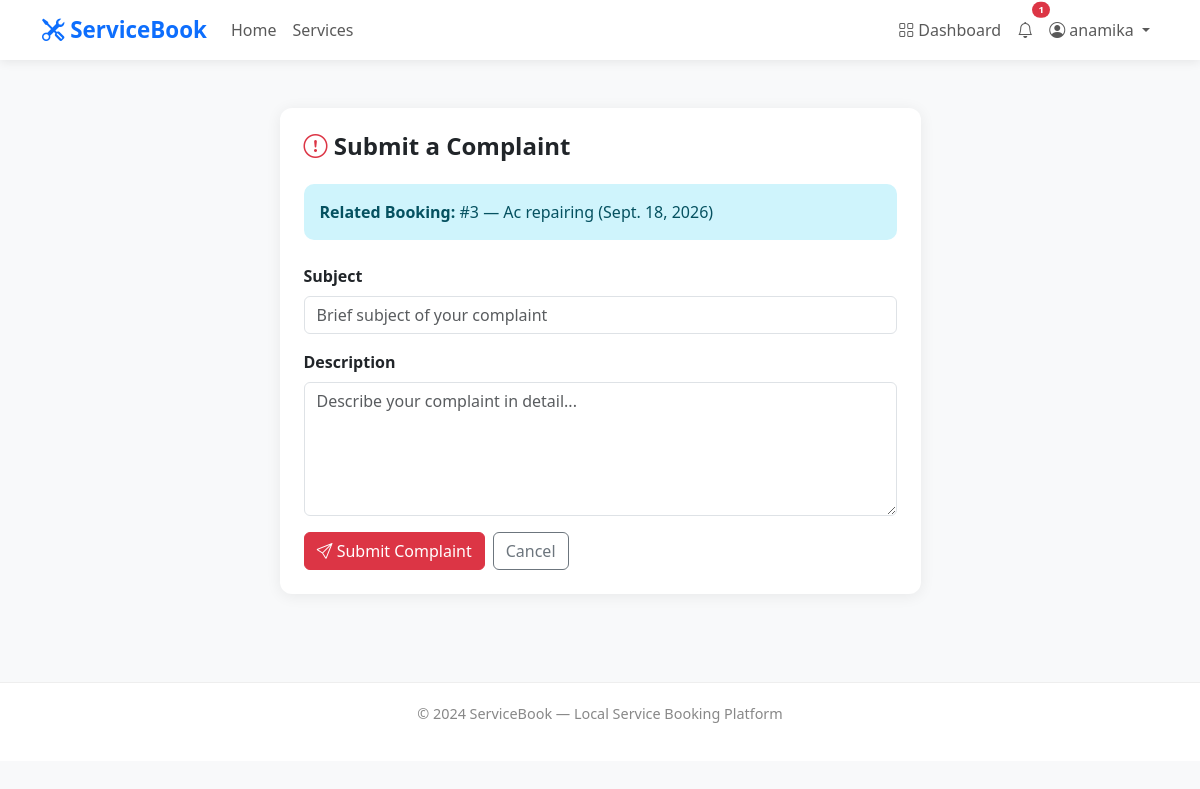
/complaints/submit/3/ (signed in), run on the app's committed database.
### accounts/models.py (models this page shows, shortened)
class User(AbstractUser):
    ROLE_CUSTOMER = 'customer'
    ROLE_PROVIDER = 'provider'
    ROLE_ADMIN = 'admin'
    ROLE_CHOICES = [
        (ROLE_CUSTOMER, 'Customer'),
        (ROLE_PROVIDER, 'Service Provider'),
        (ROLE_ADMIN, 'Administrator'),
    ]
    role = models.CharField(
        max_length=20,
        choices=ROLE_CHOICES,
        default=ROLE_CUSTOMER,
    )
    phone = models.CharField(max_length=15, blank=True)
    email = models.EmailField(unique=True)
    def is_provider(self):
        return self.role == self.ROLE_PROVIDER

### bookings/models.py (models this page shows, shortened)
class Booking(models.Model):
    STATUS_PENDING = 'pending'
    STATUS_ACCEPTED = 'accepted'
    STATUS_REJECTED = 'rejected'
    STATUS_IN_PROGRESS = 'in_progress'
    STATUS_COMPLETED = 'completed'
    STATUS_CANCELLED = 'cancelled'
    STATUS_CHOICES = [
        (STATUS_PENDING, 'Pending'),
        (STATUS_ACCEPTED, 'Accepted'),
        (STATUS_REJECTED, 'Rejected'),
        (STATUS_IN_PROGRESS, 'In Progress'),
        (STATUS_COMPLETED, 'Completed'),
        (STATUS_CANCELLED, 'Cancelled'),
    ]
    SLOT_MORNING = 'morning'
    SLOT_AFTERNOON = 'afternoon'
    SLOT_EVENING = 'evening'
    SLOT_CHOICES = [
        (SLOT_MORNING, 'Morning (8AM - 12PM)'),
        (SLOT_AFTERNOON, 'Afternoon (12PM - 4PM)'),
        (SLOT_EVENING, 'Evening (4PM - 8PM)'),
    ]
    customer = models.ForeignKey(
        'accounts.User',
        on_delete=models.CASCADE,
        related_name='bookings_as_customer'
    )
    service = models.ForeignKey(
        'services.Service',
        on_delete=models.CASCADE,
        related_name='bookings'
    )
    booking_date = models.DateField()
    time_slot = models.CharField(
        max_length=20,
        choices=SLOT_CHOICES,
        default=SLOT_MORNING
    )
    address = models.TextField()
    city = models.CharField(max_length=100)
    status = models.CharField(
        max_length=20,
        choices=STATUS_CHOICES,
        default=STATUS_PENDING
    )
    notes = models.TextField(blank=True)
    rejection_reason = models.TextField(blank=True)
    total_price = models.DecimalField(
        max_digits=8,
        decimal_places=2,
        null=True,
        blank=True
    )
    created_at = models.DateTimeField(auto_now_add=True)
    updated_at = models.DateTimeField(auto_now=True)
    class Meta:
        ordering = ['-created_at']

### services/models.py (models this page shows, shortened)
class Service(models.Model):
    provider = models.ForeignKey(
        'accounts.ProviderProfile',
        on_delete=models.CASCADE,
        related_name='services'
    )
    category = models.ForeignKey(
        'services.ServiceCategory',
        on_delete=models.SET_NULL,
        null=True,
        related_name='services'
    )
    name = models.CharField(max_length=200)
    description = models.TextField()
    price = models.DecimalField(max_digits=8, decimal_places=2)
    duration_hours = models.DecimalField(
        max_digits=4,
        decimal_places=1,
        default=1.0
    )
    is_available = models.BooleanField(default=True)
    created_at = models.DateTimeField(auto_now_add=True)
    updated_at = models.DateTimeField(auto_now=True)
    class Meta:
        ordering = ['-created_at']

### complaints/views.py (the view)
# urls.py: path('submit/', views.submit_complaint, name='submit_complaint'),
@login_required(login_url='/accounts/login/')
def submit_complaint(request, booking_pk=None):
    booking = None
    if booking_pk:
        booking = get_object_or_404(Booking, pk=booking_pk)
        is_customer = booking.customer == request.user
        is_provider = (
            request.user.is_provider() and
            booking.service.provider.user == request.user
        )
        if not (is_customer or is_provider):
            messages.error(request, 'Access denied.')
            return redirect('dashboard')
    if request.method == 'POST':
        form = ComplaintForm(request.POST)
        if form.is_valid():
            complaint = form.save(commit=False)
            complaint.submitted_by = request.user
            complaint.booking = booking
            complaint.save()
            from accounts.models import User
            admins = User.objects.filter(is_staff=True)
            for admin in admins:
                send_notification(
                    user=admin,
                    title='New Complaint Submitted',
                    message=f'A new complaint has been submitted by '
                            f'{request.user.username}: {complaint.subject}',
                    notification_type='complaint'
                )
            messages.success(
                request,
                'Your complaint has been submitted. '
                'We will review it shortly.'
            )
            if request.user.is_customer():
                return redirect('my_complaints')
            else:
                return redirect('provider_complaints')
    else:
        form = ComplaintForm()
    context = {
        'form': form,
        'booking': booking,
    }
    return render(request, 'complaints/submit_complaint.html', context)

### complaints/forms.py
class ComplaintForm(forms.ModelForm):
    class Meta:
        model = Complaint
        fields = ['subject', 'description']
        widgets = {
            'subject': forms.TextInput(attrs={
                'class': 'form-control',
                'placeholder': 'Brief subject of your complaint'
            }),
            'description': forms.Textarea(attrs={
                'class': 'form-control',
                'rows': 5,
                'placeholder': 'Describe your complaint in detail...'
            }),
        }

### notifications/context_processors.py (called while the page is built)
def notification_count(request):
    if request.user.is_authenticated:
        count = request.user.notifications.filter(
            is_read=False
        ).count()
        return {'unread_notifications': count}
    return {'unread_notifications': 0}

### templates/complaints/submit_complaint.html (shortened to what this page needs)
{% extends 'base.html' %}
{% block content %}
<div class="container py-5">
    <div class="row justify-content-center">
        <div class="col-md-7">
            <div class="card p-4">
                <h4 class="fw-bold mb-4">
                    <i class="bi bi-exclamation-circle text-danger"></i>
                    Submit a Complaint
                </h4>
                {% if booking %}
                    <div class="alert alert-info mb-4">
                        <strong>Related Booking:</strong>
                        #{{ booking.id }} —
                        {{ booking.service.name }}
                        ({{ booking.booking_date }})
                    </div>
                {% endif %}
                <form method="POST">
                    <div class="mb-3">
                        <label class="form-label fw-semibold">
                            Subject
                        </label>
                        {{ form.subject }}
                    </div>
                    <div class="mb-3">
                        <label class="form-label fw-semibold">
                            Description
                        </label>
                        {{ form.description }}
                    </div>
                    <div class="d-flex gap-2 mt-3">
                        <button type="submit" class="btn btn-danger">
                            <i class="bi bi-send"></i> Submit Complaint
                        </button>
                        <a href="{% url 'dashboard' %}"
                           class="btn btn-outline-secondary">
                            Cancel
                        </a>
                    </div>
                </form>
            </div>
        </div>
    </div>
</div>
{% endblock %}

### templates/base.html (shortened to what this page needs)
<!DOCTYPE html>
<html lang="en">
<head>
    <link href="https://cdn.jsdelivr.net/npm/bootstrap@5.3.0/dist/css/bootstrap.min.css" rel="stylesheet">
    <link href="https://cdn.jsdelivr.net/npm/bootstrap-icons@1.10.0/font/bootstrap-icons.css" rel="stylesheet">
</head>
<body>
    <nav class="navbar navbar-expand-lg navbar-light sticky-top">
        <div class="container">
            <a class="navbar-brand" href="{% url 'home' %}">
                <i class="bi bi-tools"></i> ServiceBook
            </a>
            <div class="collapse navbar-collapse" id="navbarNav">
                <ul class="navbar-nav me-auto">
                    <li class="nav-item">
                        <a class="nav-link" href="{% url 'home' %}">Home</a>
                    </li>
                    <li class="nav-item">
                        <a class="nav-link" href="{% url 'service_list' %}">Services</a>
                    </li>
                </ul>
                <ul class="navbar-nav">
                    {% if user.is_authenticated %}
                    <li class="nav-item">
                        <a class="nav-link" href="{% url 'dashboard' %}">
                            <i class="bi bi-grid"></i> Dashboard
                        </a>
                    </li>
                    <li class="nav-item">
                        <a class="nav-link position-relative" href="{% url 'notification_list' %}">
                            <i class="bi bi-bell"></i>
                            {% if unread_notifications > 0 %}
                            <span class="position-absolute top-0 start-100
                          translate-middle badge rounded-pill bg-danger" style="font-size:0.6rem;">
                                {{ unread_notifications }}
                            </span>
                            {% endif %}
                        </a>
                    </li>
                    <li class="nav-item dropdown">
                        <a class="nav-link dropdown-toggle" href="#" data-bs-toggle="dropdown">
                            <i class="bi bi-person-circle"></i>
                            {{ user.first_name|default:user.username }}
                        </a>
                    </li>
                    {% endif %}
                </ul>
            </div>
        </div>
    </nav>
    {% block content %}
    {% endblock %}
    <footer>
        <p>&copy; 2024 ServiceBook — Local Service Booking Platform</p>
    </footer>
</body>
</html>

### templates/base.html (style rules this page uses)
body { background-color: #f8f9fa; font-family: 'Segoe UI', sans-serif; }
.navbar-brand { font-weight: 700; font-size: 1.4rem; color: #0d6efd !important; }
.navbar { box-shadow: 0 2px 10px rgba(0, 0, 0, 0.08); background: white !important; }
.card { border: none; border-radius: 12px; box-shadow: 0 2px 15px rgba(0, 0, 0, 0.07); }
.alert { border-radius: 10px; border: none; }
footer { background: white; padding: 20px; text-align: center; color: #888; font-size: 0.9rem; border-top: 1px solid #eee; margin-top: 40px; }

### data on the page
User: first_name "anamika"
Booking: id "3", service.name "Ac repairing", booking_date "Sept. 18, 2026"

### other printed values
{{ unread_notifications }} "1"
